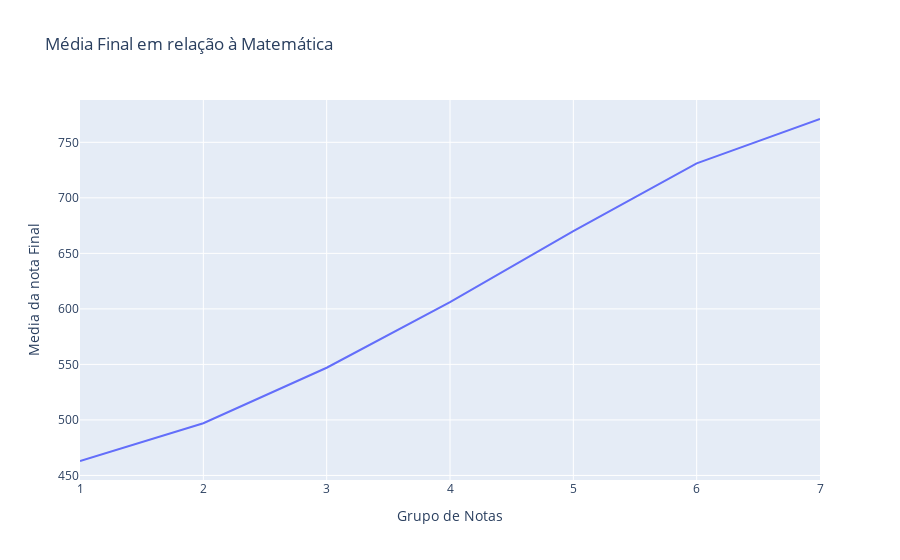

The code cell stored with this chart in its notebook:
### Code cell
dados_linha = {
    'Grupo de Notas': [1, 2,3,4,5,6,7],
    'Media da nota Final': [463, 497,547,606,670,731,771]
}

df_linha = pd.DataFrame(dados_linha)

fig = px.line(df_linha, x='Grupo de Notas', y='Media da nota Final', title='Média Final em relação à Matemática')

fig.show()

### Figure 1 — Plotly figure (JSON) as saved in the notebook; plotly's stock layout.template omitted (floating-point values rounded to 4 significant figures)
{"data": [{"hovertemplate": "Grupo de Notas=%{x}<br>Media da nota Final=%{y}<extra></extra>", "legendgroup": "", "line": {"color": "#636efa", "dash": "solid"}, "marker": {"symbol": "circle"}, "mode": "lines", "name": "", "orientation": "v", "showlegend": false, "type": "scatter", "x": [1, 2, 3, 4, 5, 6, 7], "xaxis": "x", "y": [463, 497, 547, 606, 670, 731, 771], "yaxis": "y"}], "layout": {"legend": {"tracegroupgap": 0}, "title": {"text": "Média Final em relação à Matemática"}, "xaxis": {"anchor": "y", "domain": [0, 1], "title": {"text": "Grupo de Notas"}}, "yaxis": {"anchor": "x", "domain": [0, 1], "title": {"text": "Media da nota Final"}}}}
